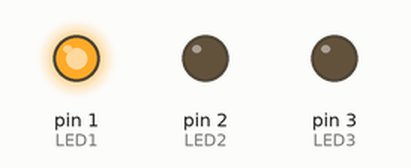
Bench run of a sketch on a simulated Arduino Uno, built with avr-gcc and run on an emulated ATmega328P. On the bench: output pins drawn as LEDs (lit = HIGH).

Above: at 1.5 s.
At 4.5 s:
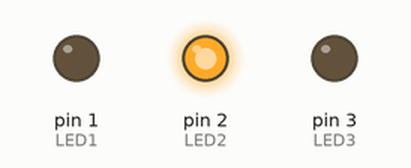
At 7.5 s:
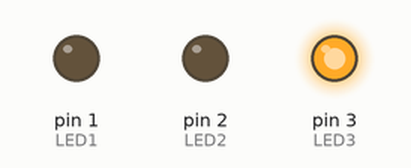
Timing chart, 0 to 11.7 s (numbered marks = the images above):
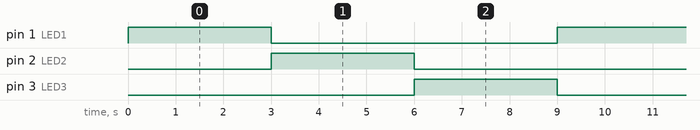

Measured:
- by itself, pin 1 (LED1), pin 2 (LED2), pin 3 (LED3): alternates HIGH for 3.0 s and LOW for 6.0 s
- by itself, everything shown: repeats every 9.0 s, in 4 steps

The sketch:

3LEDCKT.ino
```cpp
// C++ code
//
int LED1=1;
int LED2=2;
int LED3=3;
void setup()
{
 pinMode(LED1,OUTPUT);
 pinMode(LED2,OUTPUT);
 pinMode(LED3,OUTPUT);
}

void loop()
{
  digitalWrite(LED1,HIGH);
  delay(3000);
  digitalWrite(LED1,LOW);
  digitalWrite(LED2,HIGH);
  delay(3000);
  digitalWrite(LED2,LOW);
  digitalWrite(LED3,HIGH);
  delay(3000);
  digitalWrite(LED3,LOW);

}
```
